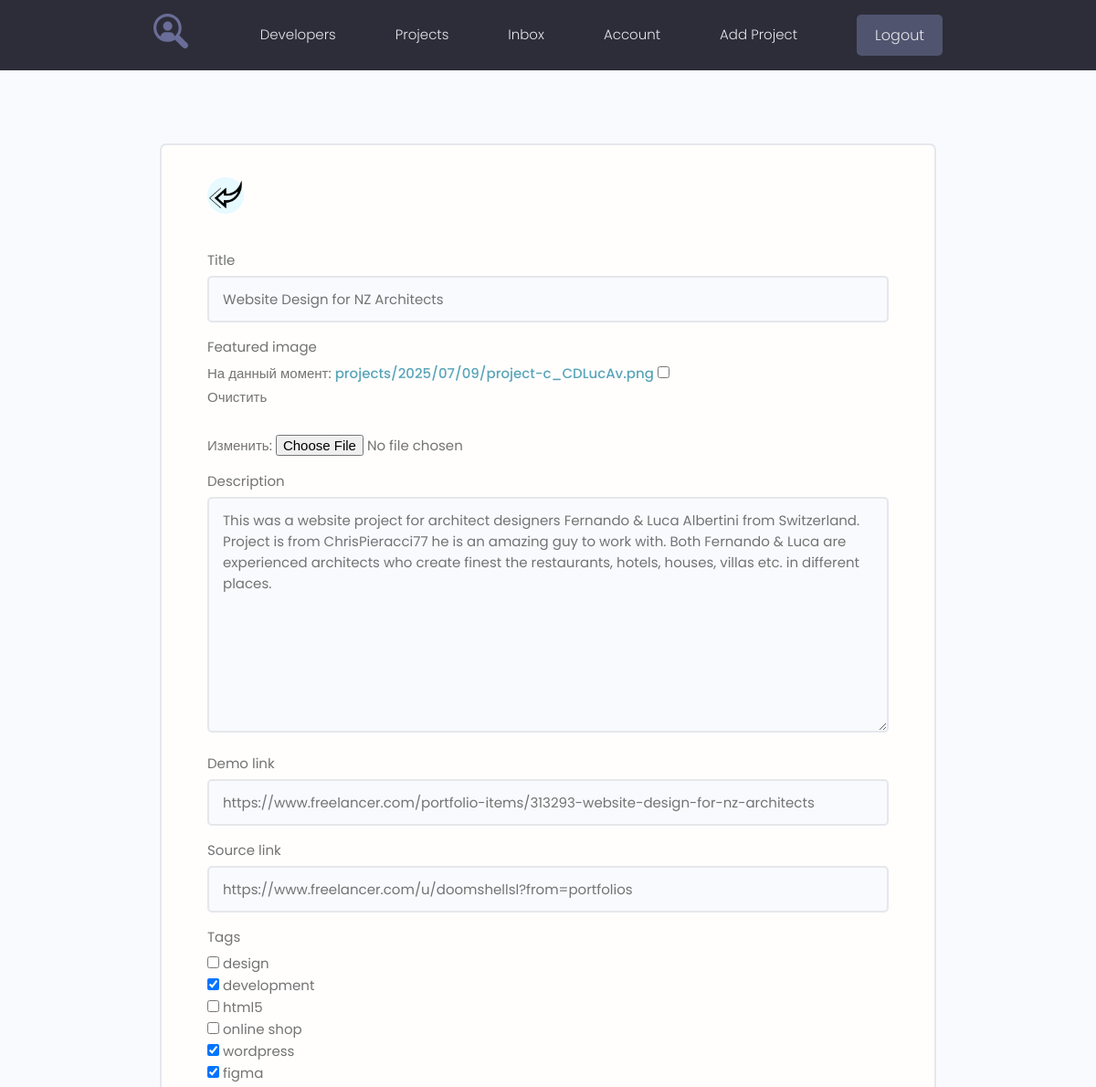
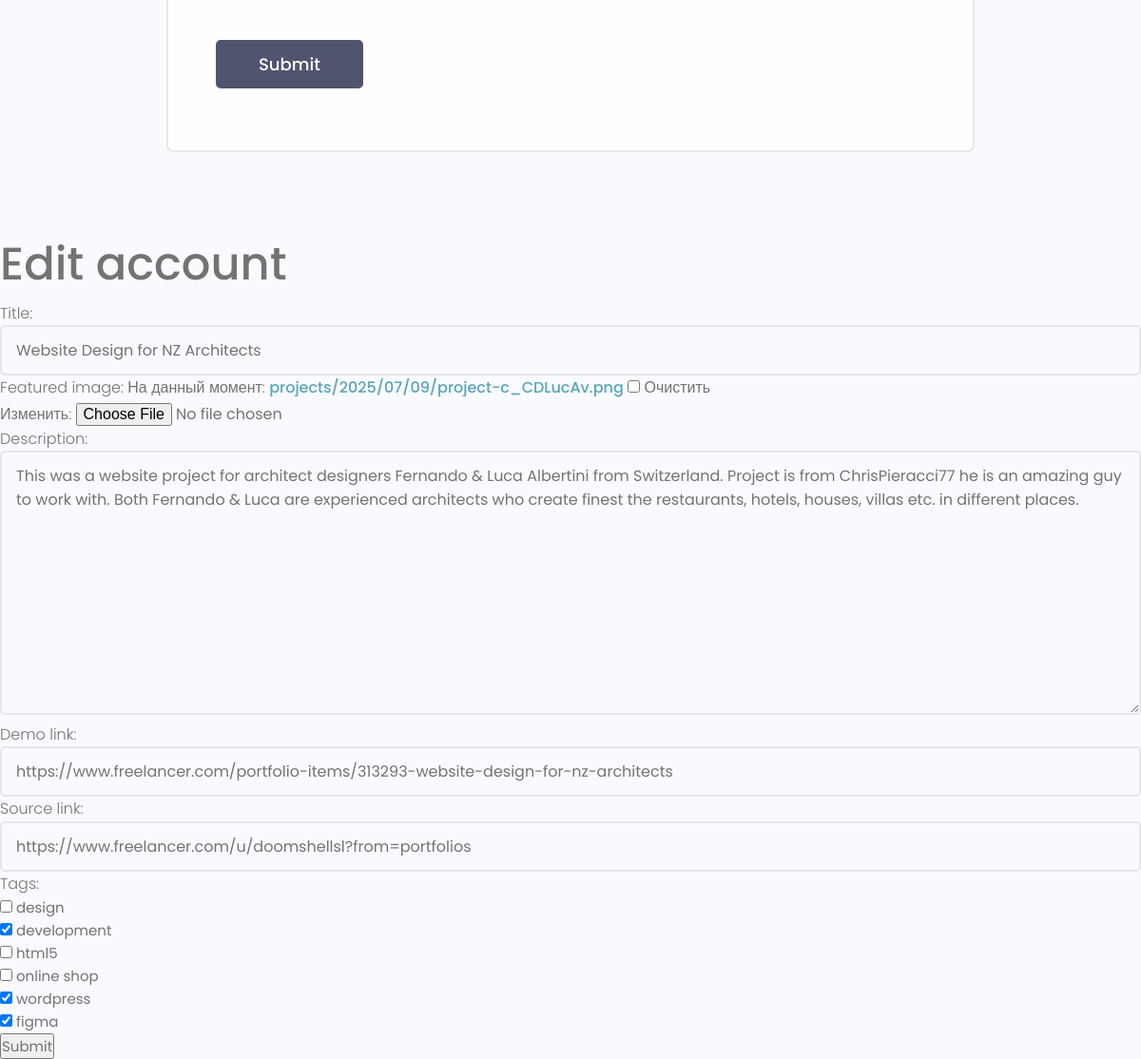
Screenshot of /projects/update-project/3/ (signed in) with the database file from the repository (2 pictures, top to bottom).
### projects/models.py (models this page shows, shortened)
class Projects(models.Model):
    owner = models.ForeignKey(Profile, on_delete=models.SET_NULL, null=True, blank=True)
    title = models.CharField(max_length=200)
    description = models.TextField(null=True, blank=True)
    featured_image = models.ImageField(null=True, blank=True, upload_to='projects/%Y/%m/%d', default='default.jpg')
    demo_link = models.CharField(max_length=3000, null=True, blank=True)
    source_link = models.CharField(max_length=3000, null=True, blank=True)
    tags = models.ManyToManyField('Tag', blank=True)
    vote_total = models.IntegerField(default=0, null=True, blank=True)
    vote_radio = models.IntegerField(default=0, null=True, blank=True)
    created = models.DateTimeField(auto_now_add=True)

### projects/views.py (the view, shortened to what this page needs)
# urls.py: path("update-project/<str:pk>/", views.update_project, name="update_project"),
@login_required(login_url='login')
def update_project(request, pk):
    profile = request.user.profile
    project = profile.projects_set.get(id=pk)
    form = ProjectForm(instance=project)
    context = {'form': form}
    return render(request, 'users/profile_form.html', context)

### projects/forms.py
class ProjectForm(ModelForm):
    class Meta:
        model = Projects
        fields = ['title', 'featured_image', 'description', 'demo_link', 'source_link', 'tags']
        widgets = {
            'tags': forms.CheckboxSelectMultiple(),
        }
    def __init__(self, *args, **kwargs):
        super().__init__(*args, **kwargs)
        for name, fields in self.fields.items():
            fields.widget.attrs.update({'class':'input'})

### projects/models.py (called while the page is built)
    def __str__(self):
        return self.name

### users/templates/users/profile_form.html (shortened to what this page needs)
{% extends 'projects/base.html' %}
{% block content %}
{% load static %}
    <main class="formPage my-xl">
        <div class="content-box">
            <div class="formWrapper">
                <a class="backButton" href="{% url 'account' %}"><img src="{% static 'images/left.png' %}" alt="left"></a>
                <br>
                <form class="form" method="POST" action="{% url 'edit-account' %}" enctype="multipart/form-data">
                    {% for field in form %}
                    <div class="form__field">
                        <label>{{ field.label }}</label>
                        {{ field }}
                    </div>
                    {% endfor %}
                    <input class="btn btn--sub btn--lg  my-md" type="submit" value="Submit" />
                </form>
            </div>
        </div>
    </main>
<h1 class="">Edit account</h1>
<form method="post" action="{% url 'edit-account' %}" enctype="multipart/form-data">
    {{ form.as_p }}
    <input type="submit" value="Submit">
</form>
{% endblock %}

### projects/static/styles/app.css (style rules this page uses)
:root { --color-sub: #2d2d39; }
.btn--sub { background-color: var(--color-sub-light); }
img { width: 100%; }
.content-box { width: 95%; max-width: 85rem; margin: 0 auto; }
.backButton { background: var(--color-main-light); color: var(--color-main); width: 4rem; height: 4rem; display: flex; align-items: center; justify-content: center; border-radius: 50%; }
.formPage .formWrapper { list-style: none; background: var(--color-white); padding: 3.5rem 5rem; border: 2px solid var(--color-light); border-radius: 0.7rem; }

### projects/static/uikit/styles/modules/_variables.css (style rules this page uses)
:root { --color-main: #5aa5b9; --color-main-light: #e6faff; --color-sub: #3f4156; --color-sub-light: #51546e; --color-sub-lighter: #ededfd; --color-text: #737373; --color-gray: #8b8b8b; --color-light: #e5e7eb; --color-light-gray: #767676; --color-bg: #f8fafd; --color-white: #fffefd; --color-white-light: #f3f3f3; --color-success: #359e64; --color-success-bg: #def8e8; --color-error: #fc4b0b; --color-error-bg: #fff2ee; --font-base: 'Poppins', arial, helvetica, 'Segoe UI', roboto, ubuntu, sans-serif; --font-monospace: 'Fira Code', 'Courier New', courier, monospace; --font-regular: 300; --font-medium: 500; --font-bold: 700; --generic-shadow: 1px 1px 5px #00000010; --generic-transition: all 0.3s ease-in-out; }

### projects/static/uikit/styles/modules/_base.css (style rules this page uses)
* { margin: 0; padding: 0; box-sizing: border-box; text-rendering: optimizeLegibility; color: inherit; font-size: inherit; }
html { font-size: 50%; }
@media only screen and (min-width: 480px) { html { font-size: 56.25%; } }
@media only screen and (min-width: 1200px) { html { font-size: 62.5%; } }
body { line-height: 1.6; font-weight: 400; font-size: 1.5rem; color: var(--color-text); background-color: var(--color-bg); min-height: 100vh; }

### projects/static/uikit/styles/modules/_typography.css (style rules this page uses)
* { font-family: var(--font-base); }
h1 { font-size: 4.8rem; font-weight: var(--font-medium); }
p, span, strong { font-size: 1.6rem; color: var(--color-text); font-weight: var(--font-regular); }
a { padding-bottom: 2px; text-decoration: none; display: inline-block; color: var(--color-main); font-weight: var(--font-medium); }

### projects/static/uikit/styles/modules/_utilities.css (style rules this page uses)
.my-md { margin: 3rem auto; }
.my-xl { margin: 8rem auto; }

### projects/static/uikit/styles/modules/_button.css (style rules this page uses)
.btn { display: inline-block; position: relative; cursor: pointer; background-color: var(--color-light); font-weight: var(--font-medium); color: var(--color-sub); text-decoration: none; padding: 1rem 2rem; border-radius: 0.5rem; border: none; width: -webkit-fit-content; width: -moz-fit-content; width: fit-content; height: -webkit-fit-content; height: -moz-fit-content; height: fit-content; font-size: 1.6rem; outline-width: 0; outline-color: transparent; -webkit-backface-visibility: hidden; backface-visibility: hidden; transition: all 0.3s ease-in-out; }
.btn--sub { background-color: var(--color-sub); color: var(--color-white); }
.btn--lg { font-size: 1.8rem; padding: 1.2rem 4.5rem; }

### projects/static/uikit/styles/modules/_form.css (style rules this page uses)
.form { display: block; }
.form__field { margin-top: 1.5rem; margin-bottom: 1.5rem; }
.form__label, .form__field > label { display: block; margin-bottom: 0.5rem; color: var(--color-text); }
input.input[type='text'], input.input[type='email'], input.input[type='password'], input.input[type='number'], textarea.input { min-width: 24rem; width: 100%; padding: 1.2rem 1.5rem; border-radius: 0.5rem; border: 2px solid var(--color-light); transition: all 0.3s ease-in-out; background-color: var(--color-bg); }

### rows the page displays
Projects: form "Website Design for NZ Architects" "This was a website project for architect designers Fernando & Luca Albertini from Switzerland. Project is from ChrisPieracci77 he is an amazing guy to work with. Both Fernando & Luca are experienced architects who create finest the restaurants, hotels, houses, villas etc. in different places." "https://www.freelancer.com/portfolio-items/313293-website-design-for-nz-architects" "https://www.freelancer.com/u/doomshellsl?from=portfolios", title "Website Design for NZ Architects", description "This was a website project for architect designers Fernando & Luca Albertini from Switzerland. Project is from ChrisPieracci77 he is an amazing guy to work with. Both Fernando & Luca are experienced architects who create finest the restaurants, hotels, houses, villas etc. in different places.", demo_link "https://www.freelancer.com/portfolio-items/313293-website-design-for-nz-architects", source_link "https://www.freelancer.com/u/doomshellsl?from=portfolios"

### other values shown
{{ field.label }} "Title" "Featured image" "Description" "Demo link" "Source link" "Tags"
